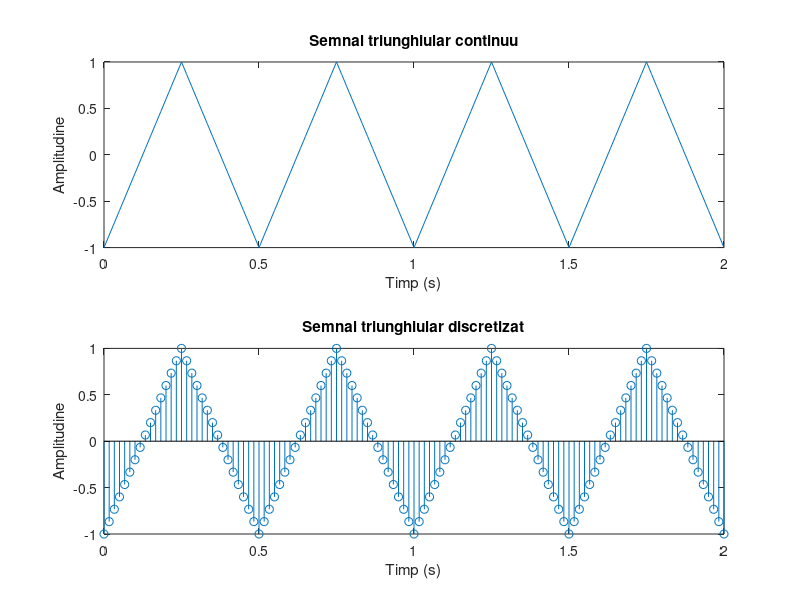

Recreate this plot in MATLAB.
% Definirea timpului
t = 0:1/60:2;  % Timpul cu un pas de 1/60 secunde

% Amplitudinea ajustată pentru a atinge 1 pe axa y
A = 1;

% Generarea semnalului triunghiular și scalarea acestuia
y = A * sawtooth(4 * pi * t, 0.5);

% Plotează semnalul triunghiular continuu
subplot(2,1,1);
plot(t, y);
title('Semnal triunghiular continuu');
xlabel('Timp (s)');
ylabel('Amplitudine');

% Plotează semnalul triunghiular discretizat
subplot(2,1,2);
stem(t, y);
title('Semnal triunghiular discretizat');
xlabel('Timp (s)');
ylabel('Amplitudine');

